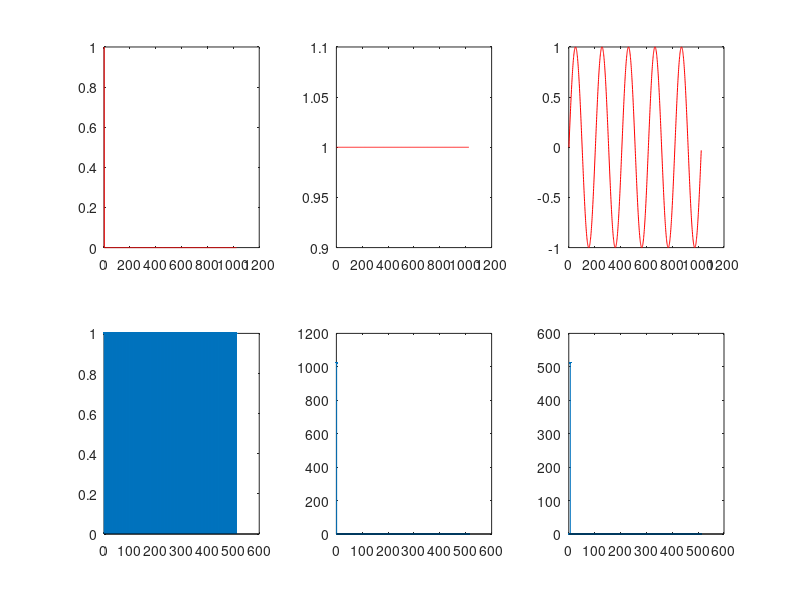
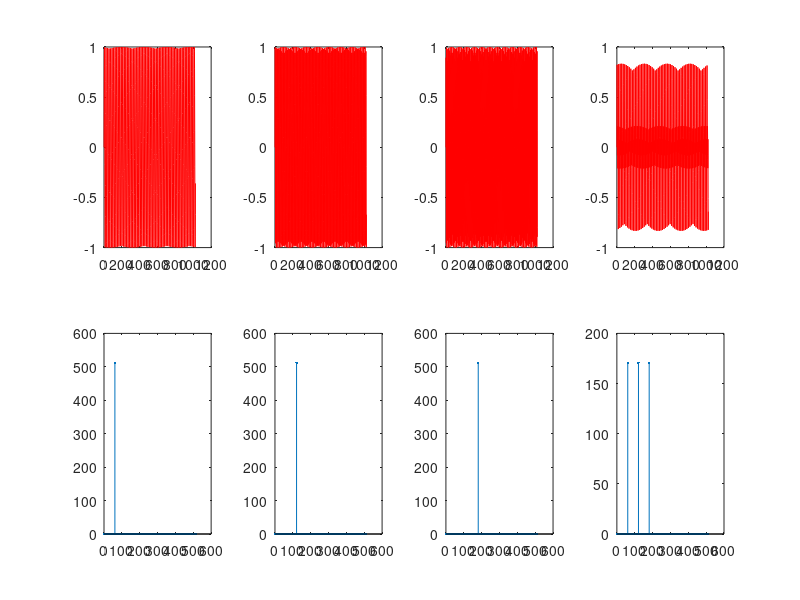

Here is the MATLAB script that generated these plots, in order:
% FFT analysis
%
% Universidad Autonoma de Queretaro
% Electronica Avanzada III
% Rene de Jesus Romero Troncoso
%
% Basic analysis without mirror spectrum

clear all;

%%%%%%%%%%%%%%%%%%%%%%%%%%%%%%%%%%%%%%%%%%%%%%%%%%%%%%
% Step 1
% Load input signals
%     Impulse0w       Step0w         Sine05qw
%     Sine60qw        Sine120qw      Sine180qw
%     Harmonic60qw
%%%%%%%%%%%%%%%%%%%%%%%%%%%%%%%%%%%%%%%%%%%%%%%%%%%%%%

% Load input signals
load Impulse0gen;
load Step0gen;
load Sine05qgen;
load Sine60qgen;
load Sine120qgen;
load Sine180qgen;
load Harmonic60qgen;

%%%%%%%%%%%%%%%%%%%%%%%%%%%%%%%%%%%%%%%%%%%%%%%%%%%%%%
% Step 2
% Direct FFT computation of input signals
%%%%%%%%%%%%%%%%%%%%%%%%%%%%%%%%%%%%%%%%%%%%%%%%%%%%%%

xa = abs(fft(Impulse0w));
x1 = xa(1:512);
xa = abs(fft(Step0w));
x2 = xa(1:512);
xa = abs(fft(Sine05qw));
x3 = xa(1:512);
xa = abs(fft(Sine60qw));
x4 = xa(1:512);
xa = abs(fft(Sine120qw));
x5 = xa(1:512);
xa = abs(fft(Sine180qw));
x6 = xa(1:512);
xa = abs(fft(Harmonic60qw));
x7 = xa(1:512);

%%%%%%%%%%%%%%%%%%%%%%%%%%%%%%%%%%%%%%%%%%%%%%%%%%%%%%
% Step 3
% Basic FFT
%%%%%%%%%%%%%%%%%%%%%%%%%%%%%%%%%%%%%%%%%%%%%%%%%%%%%%

figure(1);
subplot(2,3,1), plot(Impulse0w,'r');
subplot(2,3,2), plot(Step0w,'r');
subplot(2,3,3), plot(Sine05qw,'r');
subplot(2,3,4), stem(x1,'.');
subplot(2,3,5), stem(x2,'.');
subplot(2,3,6), stem(x3,'.');

%%%%%%%%%%%%%%%%%%%%%%%%%%%%%%%%%%%%%%%%%%%%%%%%%%%%%%
% Step 4
% Harmonic FFT
%%%%%%%%%%%%%%%%%%%%%%%%%%%%%%%%%%%%%%%%%%%%%%%%%%%%%%

figure(2);
subplot(2,4,1), plot(Sine60qw,'r');
subplot(2,4,2), plot(Sine120qw,'r');
subplot(2,4,3), plot(Sine180qw,'r');
subplot(2,4,4), plot(Harmonic60qw,'r');
subplot(2,4,5), stem(x4,'.');
subplot(2,4,6), stem(x5,'.');
subplot(2,4,7), stem(x6,'.');
subplot(2,4,8), stem(x7,'.');